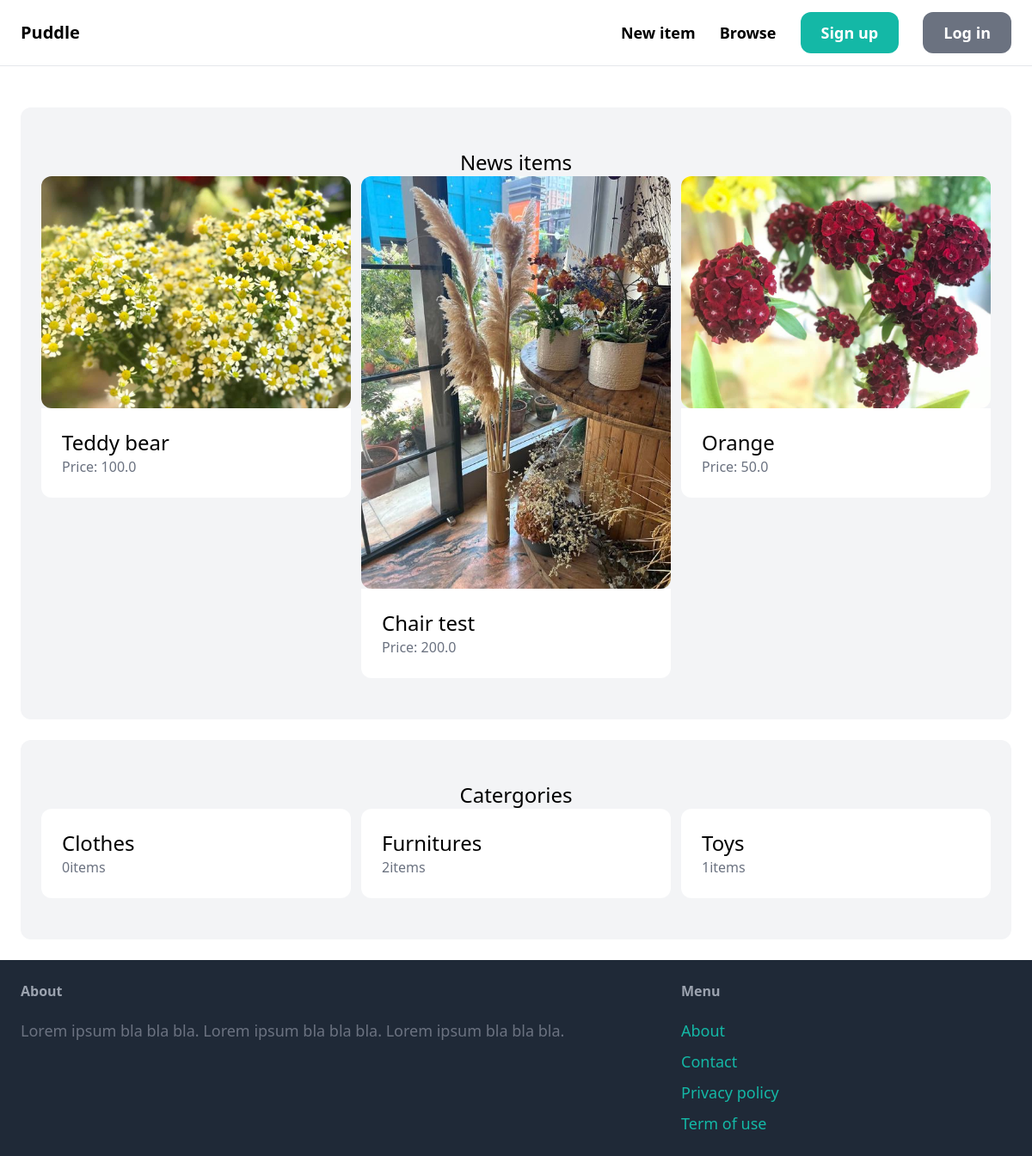
The page / on the database its author committed.
### item/models.py (models this page shows, shortened)
class Item(models.Model):
    category = models.ForeignKey(Category, related_name='items', on_delete=models.CASCADE)
    name = models.CharField(max_length=255)
    description = models.TextField(blank=True, null=True)
    price = models.FloatField()
    image = models.ImageField(upload_to='item_images', blank=True, null=True)
    is_sold = models.BooleanField(default=False)
    created_by = models.ForeignKey(User, related_name='items', on_delete=models.CASCADE)
    created_at = models.DateTimeField(auto_now_add=True)

class Category(models.Model):
  name = models.CharField(max_length=255)
  class Meta:
    ordering = ('name',)
    verbose_name_plural = 'Categories'

### core/views.py (the view)
# urls.py: path('', views.index, name='index'),
def index(request):
    items = Item.objects.filter(is_sold=False)[0:6]
    categories = Category.objects.all()
    return render(request, 'core/index.html', {
        'categories': categories,
        'items': items,
    })

### core/templates/core/index.html (shortened to what this page needs)
{% extends 'core/base.html' %}
{% block content %}
  <div class="mt-6 px-6 py-12 bg-gray-100 rounded-xl">
    <h2 class="md-12 text-2xl text-center">News items</h2>
    <div class="grid grid-cols-3 gap-3">
        {% for item in items %}
          <div class="">
            <a href="{% url 'item:detail' item.id %}" class="">
              <div>
                <img src="{{ item.image.url}}" class="rounded-xl" alt="">
              </div>
              <div class="p-6 bg-white rounded-b-xl">
                <h2 class="text-2xl">{{ item.name }}</h2>
                <p class="text-gray-500">Price: {{ item.price }}</p>
              </div>
            </a>
          </div>
      {% endfor %}
    </div>
  </div>
  <div class="mt-6 px-6 py-12 bg-gray-100 rounded-xl">
    <h2 class="md-12 text-2xl text-center">Catergories</h2>
    <div class="grid grid-cols-3 gap-3">
      {% for category in categories %}
        <div class="">
          <a href="#">
            <div class="p-6 bg-white rounded-xl">
              <h2 class="text-2xl">{{ category.name }}</h2>
              <p class="text-gray-500">{{ category.items.count }}items</p>
            </div>
          </a>
        </div>
      {% endfor %}
    </div>
  </div>
{% endblock %}

### core/templates/core/base.html (shortened to what this page needs)
<!doctype html>
<html>
    <head>
        <script src="https://cdn.tailwindcss.com"></script>
    </head>
    <body>
        <nav class="py-6 px-6 flex justify-between items-center border-b border-gray-200">
            <a href="/" class="text-xl font-semibold">Puddle</a>
            <div class="space-x-6">
                <a href="{% url 'item:new' %}" class="text-lg font-semibold hover:text-gray-500">New item</a>
                <a href="{% url 'item:items' %}" class="text-lg font-semibold hover:text-gray-500">Browse</a>
                {% if request.user.is_authenticated %}
                    <a href="{% url 'conversation:inbox' %}" class="px-6 py-3 text-lg font-semibold bg-teal-500 text-white rounded-xl hover:bg-teal-700">Inbox</a>
                    <a href="{% url 'dashboard:index' %}" class="px-6 py-3 text-lg font-semibold bg-gray-500 text-white rounded-xl hover:bg-gray-700">Dashboard</a>
                    <a href="{% url 'core:logout' %}" class="px-6 py-3 text-lg font-semibold bg-amber-500 text-white rounded-xl hover:bg-amber-700">登出</a>
                {% else %}
                    <a href="{% url 'core:signup' %}" class="px-6 py-3 text-lg font-semibold bg-teal-500 text-white rounded-xl hover:bg-teal-700">Sign up</a>
                    <a href="{% url 'core:login' %}" class="px-6 py-3 text-lg font-semibold bg-gray-500 text-white rounded-xl hover:bg-gray-700">Log in</a>
                {% endif %}
            </div>
        </nav>
        <div class="px-6 py-6">
            {% block content %}
            {% endblock %}
        </div>
        <footer class="py-6 px-6 flex justify-between bg-gray-800">
            <div class="w-2/3 pr-10">
                <h3 class="mb-5 font-semibold text-gray-400">About</h3>
                <p class="text-lg text-gray-500">Lorem ipsum bla bla bla. Lorem ipsum bla bla bla. Lorem ipsum bla bla bla.</p>
            </div>
            <div class="w-1/3">
                <h3 class="mb-5 font-semibold text-gray-400">Menu</h3>
                <ul class="space-y-2">
                    <li><a href="#" class="text-lg text-teal-500 hover:text-teal-700">About</a></li>
                    <li><a href="{% url 'core:contact' %}" class="text-lg text-teal-500 hover:text-teal-700">Contact</a></li>
                    <li><a href="#" class="text-lg text-teal-500 hover:text-teal-700">Privacy policy</a></li>
                    <li><a href="#" class="text-lg text-teal-500 hover:text-teal-700">Term of use</a></li>
                </ul>
            </div>
        </footer>
    </body>
</html>

### rows shown on the page
Item: image (picture), name "Teddy bear", price "100.0"
Item: image (picture), name "Chair test", price "200.0"
Item: image (picture), name "Orange", price "50.0"
Category: name "Clothes", items.count "0"
Category: name "Furnitures", items.count "2"
Category: name "Toys", items.count "1"
